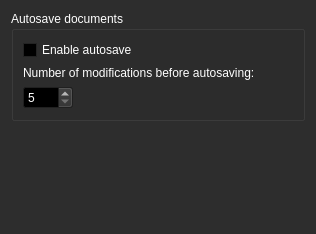
<?xml version="1.0" encoding="UTF-8"?>
<ui version="4.0">
 <class>FilesPage</class>
 <widget class="QWidget" name="FilesPage">
  <property name="geometry">
   <rect>
    <x>0</x>
    <y>0</y>
    <width>316</width>
    <height>234</height>
   </rect>
  </property>
  <property name="palette">
   <palette>
    <active>
     <colorrole role="WindowText">
      <brush brushstyle="SolidPattern">
       <color alpha="255">
        <red>255</red>
        <green>255</green>
        <blue>255</blue>
       </color>
      </brush>
     </colorrole>
     <colorrole role="Button">
      <brush brushstyle="SolidPattern">
       <color alpha="255">
        <red>45</red>
        <green>45</green>
        <blue>45</blue>
       </color>
      </brush>
     </colorrole>
     <colorrole role="Light">
      <brush brushstyle="SolidPattern">
       <color alpha="255">
        <red>67</red>
        <green>67</green>
        <blue>67</blue>
       </color>
      </brush>
     </colorrole>
     <colorrole role="Midlight">
      <brush brushstyle="SolidPattern">
       <color alpha="255">
        <red>56</red>
        <green>56</green>
        <blue>56</blue>
       </color>
      </brush>
     </colorrole>
     <colorrole role="Dark">
      <brush brushstyle="SolidPattern">
       <color alpha="255">
        <red>22</red>
        <green>22</green>
        <blue>22</blue>
       </color>
      </brush>
     </colorrole>
     <colorrole role="Mid">
      <brush brushstyle="SolidPattern">
       <color alpha="255">
        <red>30</red>
        <green>30</green>
        <blue>30</blue>
       </color>
      </brush>
     </colorrole>
     <colorrole role="Text">
      <brush brushstyle="SolidPattern">
       <color alpha="255">
        <red>255</red>
        <green>255</green>
        <blue>255</blue>
       </color>
      </brush>
     </colorrole>
     <colorrole role="BrightText">
      <brush brushstyle="SolidPattern">
       <color alpha="255">
        <red>255</red>
        <green>255</green>
        <blue>255</blue>
       </color>
      </brush>
     </colorrole>
     <colorrole role="ButtonText">
      <brush brushstyle="SolidPattern">
       <color alpha="255">
        <red>255</red>
        <green>255</green>
        <blue>255</blue>
       </color>
      </brush>
     </colorrole>
     <colorrole role="Base">
      <brush brushstyle="SolidPattern">
       <color alpha="255">
        <red>0</red>
        <green>0</green>
        <blue>0</blue>
       </color>
      </brush>
     </colorrole>
     <colorrole role="Window">
      <brush brushstyle="SolidPattern">
       <color alpha="255">
        <red>45</red>
        <green>45</green>
        <blue>45</blue>
       </color>
      </brush>
     </colorrole>
     <colorrole role="Shadow">
      <brush brushstyle="SolidPattern">
       <color alpha="255">
        <red>0</red>
        <green>0</green>
        <blue>0</blue>
       </color>
      </brush>
     </colorrole>
     <colorrole role="AlternateBase">
      <brush brushstyle="SolidPattern">
       <color alpha="255">
        <red>22</red>
        <green>22</green>
        <blue>22</blue>
       </color>
      </brush>
     </colorrole>
     <colorrole role="ToolTipBase">
      <brush brushstyle="SolidPattern">
       <color alpha="255">
        <red>255</red>
        <green>255</green>
        <blue>220</blue>
       </color>
      </brush>
     </colorrole>
     <colorrole role="ToolTipText">
      <brush brushstyle="SolidPattern">
       <color alpha="255">
        <red>255</red>
        <green>255</green>
        <blue>255</blue>
       </color>
      </brush>
     </colorrole>
    </active>
    <inactive>
     <colorrole role="WindowText">
      <brush brushstyle="SolidPattern">
       <color alpha="255">
        <red>255</red>
        <green>255</green>
        <blue>255</blue>
       </color>
      </brush>
     </colorrole>
     <colorrole role="Button">
      <brush brushstyle="SolidPattern">
       <color alpha="255">
        <red>45</red>
        <green>45</green>
        <blue>45</blue>
       </color>
      </brush>
     </colorrole>
     <colorrole role="Light">
      <brush brushstyle="SolidPattern">
       <color alpha="255">
        <red>67</red>
        <green>67</green>
        <blue>67</blue>
       </color>
      </brush>
     </colorrole>
     <colorrole role="Midlight">
      <brush brushstyle="SolidPattern">
       <color alpha="255">
        <red>56</red>
        <green>56</green>
        <blue>56</blue>
       </color>
      </brush>
     </colorrole>
     <colorrole role="Dark">
      <brush brushstyle="SolidPattern">
       <color alpha="255">
        <red>22</red>
        <green>22</green>
        <blue>22</blue>
       </color>
      </brush>
     </colorrole>
     <colorrole role="Mid">
      <brush brushstyle="SolidPattern">
       <color alpha="255">
        <red>30</red>
        <green>30</green>
        <blue>30</blue>
       </color>
      </brush>
     </colorrole>
     <colorrole role="Text">
      <brush brushstyle="SolidPattern">
       <color alpha="255">
        <red>255</red>
        <green>255</green>
        <blue>255</blue>
       </color>
      </brush>
     </colorrole>
     <colorrole role="BrightText">
      <brush brushstyle="SolidPattern">
       <color alpha="255">
        <red>255</red>
        <green>255</green>
        <blue>255</blue>
       </color>
      </brush>
     </colorrole>
     <colorrole role="ButtonText">
      <brush brushstyle="SolidPattern">
       <color alpha="255">
        <red>255</red>
        <green>255</green>
        <blue>255</blue>
       </color>
      </brush>
     </colorrole>
     <colorrole role="Base">
      <brush brushstyle="SolidPattern">
       <color alpha="255">
        <red>0</red>
        <green>0</green>
        <blue>0</blue>
       </color>
      </brush>
     </colorrole>
     <colorrole role="Window">
      <brush brushstyle="SolidPattern">
       <color alpha="255">
        <red>45</red>
        <green>45</green>
        <blue>45</blue>
       </color>
      </brush>
     </colorrole>
     <colorrole role="Shadow">
      <brush brushstyle="SolidPattern">
       <color alpha="255">
        <red>0</red>
        <green>0</green>
        <blue>0</blue>
       </color>
      </brush>
     </colorrole>
     <colorrole role="AlternateBase">
      <brush brushstyle="SolidPattern">
       <color alpha="255">
        <red>22</red>
        <green>22</green>
        <blue>22</blue>
       </color>
      </brush>
     </colorrole>
     <colorrole role="ToolTipBase">
      <brush brushstyle="SolidPattern">
       <color alpha="255">
        <red>255</red>
        <green>255</green>
        <blue>220</blue>
       </color>
      </brush>
     </colorrole>
     <colorrole role="ToolTipText">
      <brush brushstyle="SolidPattern">
       <color alpha="255">
        <red>255</red>
        <green>255</green>
        <blue>255</blue>
       </color>
      </brush>
     </colorrole>
    </inactive>
    <disabled>
     <colorrole role="WindowText">
      <brush brushstyle="SolidPattern">
       <color alpha="255">
        <red>22</red>
        <green>22</green>
        <blue>22</blue>
       </color>
      </brush>
     </colorrole>
     <colorrole role="Button">
      <brush brushstyle="SolidPattern">
       <color alpha="255">
        <red>45</red>
        <green>45</green>
        <blue>45</blue>
       </color>
      </brush>
     </colorrole>
     <colorrole role="Light">
      <brush brushstyle="SolidPattern">
       <color alpha="255">
        <red>67</red>
        <green>67</green>
        <blue>67</blue>
       </color>
      </brush>
     </colorrole>
     <colorrole role="Midlight">
      <brush brushstyle="SolidPattern">
       <color alpha="255">
        <red>56</red>
        <green>56</green>
        <blue>56</blue>
       </color>
      </brush>
     </colorrole>
     <colorrole role="Dark">
      <brush brushstyle="SolidPattern">
       <color alpha="255">
        <red>22</red>
        <green>22</green>
        <blue>22</blue>
       </color>
      </brush>
     </colorrole>
     <colorrole role="Mid">
      <brush brushstyle="SolidPattern">
       <color alpha="255">
        <red>30</red>
        <green>30</green>
        <blue>30</blue>
       </color>
      </brush>
     </colorrole>
     <colorrole role="Text">
      <brush brushstyle="SolidPattern">
       <color alpha="255">
        <red>22</red>
        <green>22</green>
        <blue>22</blue>
       </color>
      </brush>
     </colorrole>
     <colorrole role="BrightText">
      <brush brushstyle="SolidPattern">
       <color alpha="255">
        <red>255</red>
        <green>255</green>
        <blue>255</blue>
       </color>
      </brush>
     </colorrole>
     <colorrole role="ButtonText">
      <brush brushstyle="SolidPattern">
       <color alpha="255">
        <red>22</red>
        <green>22</green>
        <blue>22</blue>
       </color>
      </brush>
     </colorrole>
     <colorrole role="Base">
      <brush brushstyle="SolidPattern">
       <color alpha="255">
        <red>45</red>
        <green>45</green>
        <blue>45</blue>
       </color>
      </brush>
     </colorrole>
     <colorrole role="Window">
      <brush brushstyle="SolidPattern">
       <color alpha="255">
        <red>45</red>
        <green>45</green>
        <blue>45</blue>
       </color>
      </brush>
     </colorrole>
     <colorrole role="Shadow">
      <brush brushstyle="SolidPattern">
       <color alpha="255">
        <red>0</red>
        <green>0</green>
        <blue>0</blue>
       </color>
      </brush>
     </colorrole>
     <colorrole role="AlternateBase">
      <brush brushstyle="SolidPattern">
       <color alpha="255">
        <red>45</red>
        <green>45</green>
        <blue>45</blue>
       </color>
      </brush>
     </colorrole>
     <colorrole role="ToolTipBase">
      <brush brushstyle="SolidPattern">
       <color alpha="255">
        <red>255</red>
        <green>255</green>
        <blue>220</blue>
       </color>
      </brush>
     </colorrole>
     <colorrole role="ToolTipText">
      <brush brushstyle="SolidPattern">
       <color alpha="255">
        <red>255</red>
        <green>255</green>
        <blue>255</blue>
       </color>
      </brush>
     </colorrole>
    </disabled>
   </palette>
  </property>
  <layout class="QVBoxLayout" name="mainLayout">
   <item>
    <widget class="QGroupBox" name="autosaveBox">
     <property name="palette">
      <palette>
       <active>
        <colorrole role="WindowText">
         <brush brushstyle="SolidPattern">
          <color alpha="255">
           <red>255</red>
           <green>255</green>
           <blue>255</blue>
          </color>
         </brush>
        </colorrole>
        <colorrole role="Dark">
         <brush brushstyle="SolidPattern">
          <color alpha="255">
           <red>255</red>
           <green>255</green>
           <blue>255</blue>
          </color>
         </brush>
        </colorrole>
        <colorrole role="Text">
         <brush brushstyle="SolidPattern">
          <color alpha="255">
           <red>255</red>
           <green>255</green>
           <blue>255</blue>
          </color>
         </brush>
        </colorrole>
        <colorrole role="ButtonText">
         <brush brushstyle="SolidPattern">
          <color alpha="255">
           <red>255</red>
           <green>255</green>
           <blue>255</blue>
          </color>
         </brush>
        </colorrole>
       </active>
       <inactive>
        <colorrole role="WindowText">
         <brush brushstyle="SolidPattern">
          <color alpha="255">
           <red>255</red>
           <green>255</green>
           <blue>255</blue>
          </color>
         </brush>
        </colorrole>
        <colorrole role="Dark">
         <brush brushstyle="SolidPattern">
          <color alpha="255">
           <red>255</red>
           <green>255</green>
           <blue>255</blue>
          </color>
         </brush>
        </colorrole>
        <colorrole role="Text">
         <brush brushstyle="SolidPattern">
          <color alpha="255">
           <red>255</red>
           <green>255</green>
           <blue>255</blue>
          </color>
         </brush>
        </colorrole>
        <colorrole role="ButtonText">
         <brush brushstyle="SolidPattern">
          <color alpha="255">
           <red>255</red>
           <green>255</green>
           <blue>255</blue>
          </color>
         </brush>
        </colorrole>
       </inactive>
       <disabled>
        <colorrole role="WindowText">
         <brush brushstyle="SolidPattern">
          <color alpha="255">
           <red>255</red>
           <green>255</green>
           <blue>255</blue>
          </color>
         </brush>
        </colorrole>
        <colorrole role="Dark">
         <brush brushstyle="SolidPattern">
          <color alpha="255">
           <red>255</red>
           <green>255</green>
           <blue>255</blue>
          </color>
         </brush>
        </colorrole>
        <colorrole role="Text">
         <brush brushstyle="SolidPattern">
          <color alpha="255">
           <red>255</red>
           <green>255</green>
           <blue>255</blue>
          </color>
         </brush>
        </colorrole>
        <colorrole role="ButtonText">
         <brush brushstyle="SolidPattern">
          <color alpha="255">
           <red>255</red>
           <green>255</green>
           <blue>255</blue>
          </color>
         </brush>
        </colorrole>
       </disabled>
      </palette>
     </property>
     <property name="title">
      <string comment="Preference">Autosave documents</string>
     </property>
     <layout class="QVBoxLayout" name="lay">
      <item>
       <widget class="QCheckBox" name="autosaveCheckBox">
        <property name="text">
         <string comment="Preference">Enable autosave</string>
        </property>
       </widget>
      </item>
      <item>
       <widget class="QLabel" name="autosaveNumberLabel">
        <property name="text">
         <string comment="Preference">Number of modifications before autosaving:</string>
        </property>
       </widget>
      </item>
      <item>
       <widget class="QSpinBox" name="autosaveNumberBox">
        <property name="minimumSize">
         <size>
          <width>50</width>
          <height>0</height>
         </size>
        </property>
        <property name="maximumSize">
         <size>
          <width>50</width>
          <height>16777215</height>
         </size>
        </property>
        <property name="minimum">
         <number>5</number>
        </property>
        <property name="maximum">
         <number>200</number>
        </property>
       </widget>
      </item>
     </layout>
    </widget>
   </item>
   <item>
    <spacer name="verticalSpacer">
     <property name="orientation">
      <enum>Qt::Vertical</enum>
     </property>
     <property name="sizeHint" stdset="0">
      <size>
       <width>0</width>
       <height>0</height>
      </size>
     </property>
    </spacer>
   </item>
  </layout>
 </widget>
 <resources/>
 <connections/>
 <slots>
  <slot>autosaveChange(int)</slot>
  <slot>autosaveNumberChange(int)</slot>
  <slot>clearRecentFilesList()</slot>
 </slots>
</ui>
